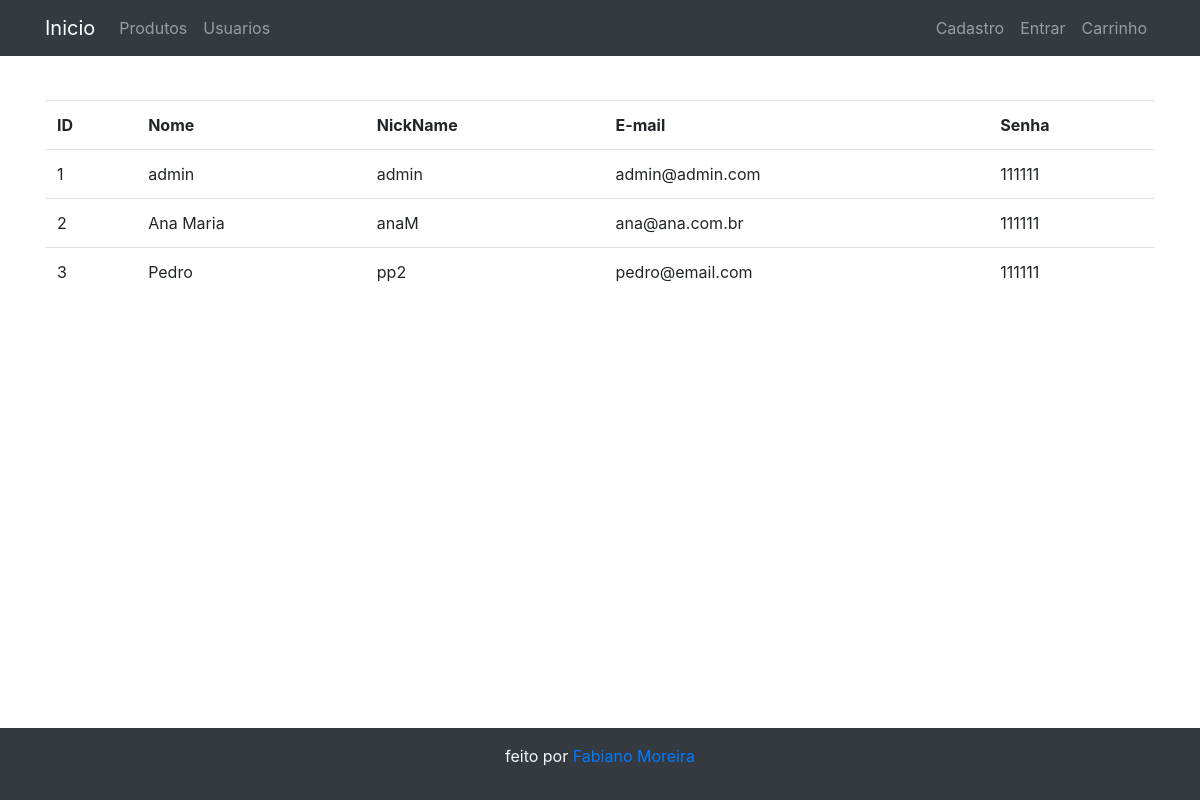
The page /?p=listUser on the database as committed earlier.
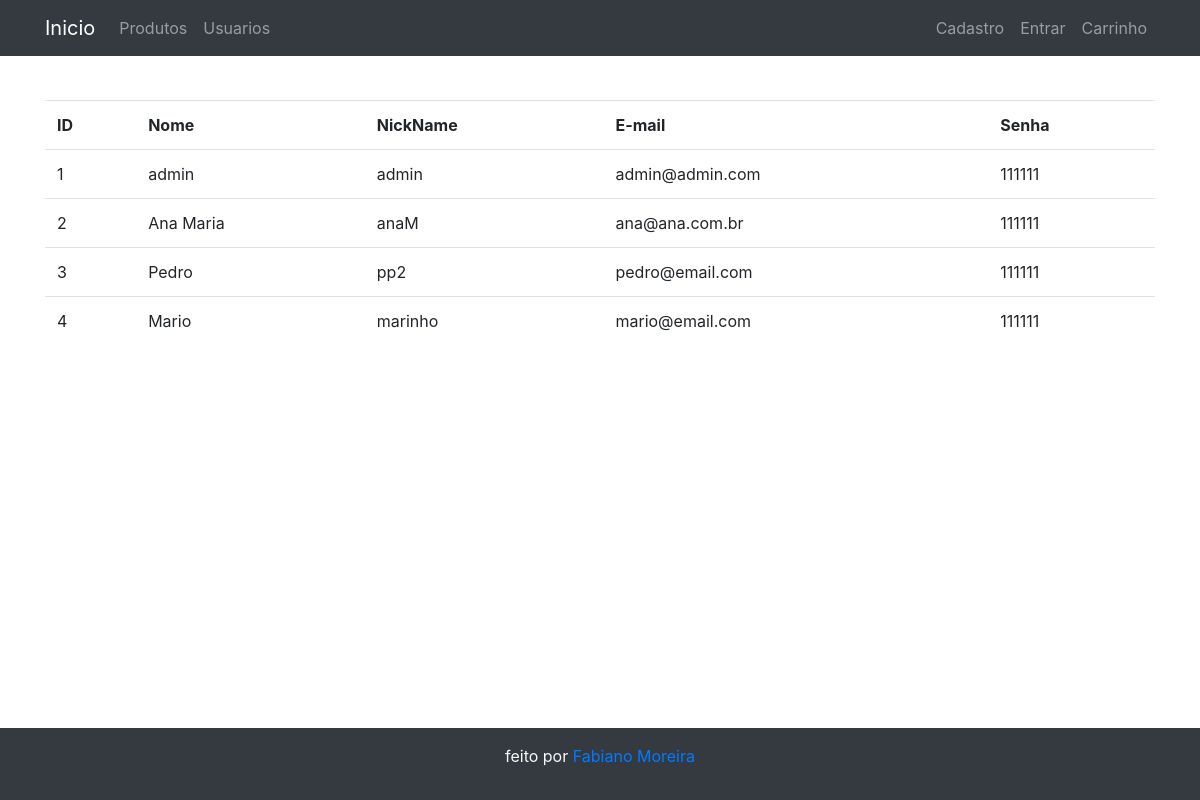
The same page on the database as committed later.
### tables this page shows
CREATE TABLE IF NOT EXISTS `usuario` (
  `uid` int(11) NOT NULL AUTO_INCREMENT,
  `nome` varchar(100) DEFAULT NULL,
  `nickname` varchar(50) DEFAULT NULL,
  `email` varchar(100) DEFAULT NULL,
  `senha` varchar(50) DEFAULT NULL,
  `id-tipo` int(11) NOT NULL DEFAULT '1',
  PRIMARY KEY (`uid`),
  KEY `id-tipo` (`id-tipo`),
  KEY `id-tipo_2` (`id-tipo`)
);

### model/dao.php (called while the page is built, shortened)
<?php
class Dao
{
    function conecta()
    {
        $pdo = null;
        try {
            $pdo = new PDO('mysql:host=' . self::HOST . ';dbname=' . self::DB, self::USER, self::PASS);
            $pdo->setAttribute(PDO::ATTR_ERRMODE, PDO::ERRMODE_EXCEPTION);
        } catch (PDOException $e) {
            print "Error!: " . $e->getMessage() . "<br/>";
            die();
        }
        return $pdo;
    }
}
?>

### model/usuario.php (called while the page is built, shortened)
<?php
class Usuario
{
    public function listAll()
    {
        $result = null;
        try {
            require_once("dao.php");
            $sql = "select * from usuario";
            $dao = new Dao;
            $stman = $dao->conecta()->prepare($sql);
            $stman->execute();
            $result = $stman->fetchAll(PDO::FETCH_OBJ);
        } catch (Exception $e) {
            erro("Erro: " .  $e->getMessage());
        }
        return $result;
    }
}
?>

### pages/list-usuario.php (the view)
<section class="container">
    <table class="table">
        <tr>
            <th> ID </th>
            <th> Nome </th>
            <th> NickName </th>
            <th> E-mail </th>
            <th> Senha </th>
        </tr>
        <?php
        require_once("./model/usuario.php");
        $user = new Usuario;
        foreach ($user->listAll() as $u) {
            echo "
                <tr>
                    <td> $u->uid </td>
                    <td> $u->nome </td>
                    <td> $u->nickname </td>
                    <td> $u->email </td>
                    <td> $u->senha </td>
                </tr>";
        }
        ?>
    </table>
</section>

### index.php (shortened to what this page needs)
<!DOCTYPE html>
<html lang="pt-br">
<head>
    <link rel="stylesheet" href="https://stackpath.bootstrapcdn.com/bootstrap/4.3.1/css/bootstrap.min.css">
    <link rel="stylesheet" href="https://cdnjs.cloudflare.com/ajax/libs/font-awesome/4.7.0/css/font-awesome.min.css">
    <link rel="stylesheet" href="css/estilo.css">
</head>
<body>
    <nav class="navbar navbar-expand-lg navbar-dark bg-dark fixed-top">
        <div class="container">
            <a class="navbar-brand" href="index.php">Inicio</a>
            <div class="collapse navbar-collapse" id="navbarSupportedContent">
                <ul class="navbar-nav mr-auto">
                    <li class="nav-item">
                        <a class="nav-link" href="?p=addProduto">Produtos</a>
                    </li>
                    <li class="nav-item">
                        <a class="nav-link" href="?p=listUser">Usuarios</a>
                    </li>
                </ul>
                <?php
                if (!isset($_SESSION["user"])) { ?>
                    <ul class="navbar-nav ml-auto">
                        <li class="nav-item">
                            <a class="nav-link" href="?p=cadastro">Cadastro</a>
                        </li>
                        <li class="nav-item">
                            <a class="nav-link" href="?p=entrar">Entrar</a>
                        </li>
                        <li class="nav-item">
                            <a class="nav-link" href="?p=carrinho">Carrinho</a>
                        </li>
                    </ul>
                <?php } ?>
            </div>
        </div>
    </nav>
    <?php
    if (isset($_GET['p'])) {
        if ($_GET['p'] == "listUser")
            include("pages/list-usuario.php");
    } else {
        include("pages/home.php");
    }
    ?>
    <footer class="mt-2 p-3 bg-dark text-light text-center fixed-bottom">
        <p>feito por <a href="https://fabianomoreira.blogspot.com">Fabiano Moreira</a></p>
    </footer>
</body>
</html>

### css/estilo.css (style rules this page uses)
body { margin-top: 100px; margin-bottom: 100px; }

Rows that differ between the two databases and show on the page:
added usuario: uid "4", nome "Mario", nickname "marinho", email "mario@email.com", senha "111111"
